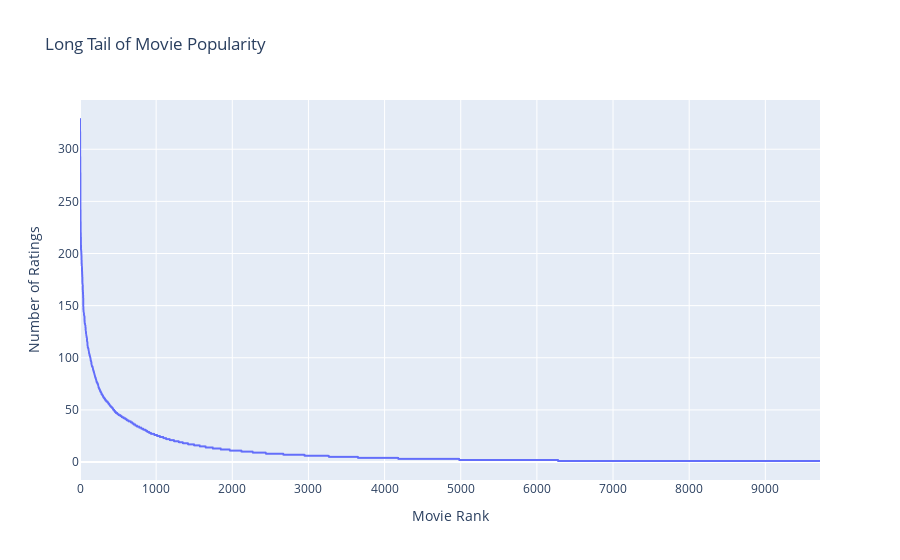

The code cell stored with this chart in its notebook:
### Markdown cell above
## 2. Long Tail Distribution (Movie Popularity)
Few movies get most ratings. Most movies have very few ratings.

### Code cell
movie_counts = df.groupby('title').size().sort_values(ascending=False)
fig = px.line(x=np.arange(len(movie_counts)), y=movie_counts.values, title="Long Tail of Movie Popularity")
fig.update_layout(xaxis_title="Movie Rank", yaxis_title="Number of Ratings")
fig.show()

### Figure 1 — Plotly figure (JSON) as saved in the notebook; plotly's stock layout.template omitted (floating-point values rounded to 4 significant figures; data arrays with more than 128 entries replaced by an {"elided": "..."} marker saying what was removed)
{"data": [{"hovertemplate": "x=%{x}<br>y=%{y}<extra></extra>", "legendgroup": "", "line": {"color": "#636efa", "dash": "solid"}, "marker": {"symbol": "circle"}, "mode": "lines", "name": "", "showlegend": false, "type": "scattergl", "x": {"elided": "9719 int values"}, "xaxis": "x", "y": {"elided": "9719 int values"}, "yaxis": "y"}], "layout": {"legend": {"tracegroupgap": 0}, "title": {"text": "Long Tail of Movie Popularity"}, "xaxis": {"anchor": "y", "domain": [0, 1], "title": {"text": "Movie Rank"}}, "yaxis": {"anchor": "x", "domain": [0, 1], "title": {"text": "Number of Ratings"}}}}
